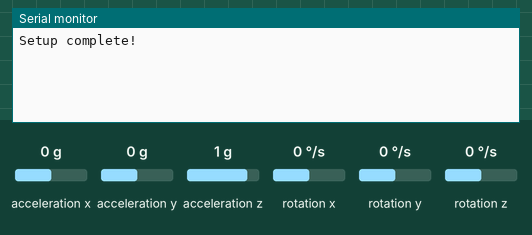
This sketch was run on a simulated Arduino Uno, built with avr-gcc and run on an emulated ATmega328P. Shown: the last lines printed to the serial monitor. Inputs (shaded band) come from the test bench; at power-on: acceleration x 0 g, acceleration z 1 g, acceleration y 0 g, rotation x 0 °/s, rotation y 0 °/s, rotation z 0 °/s. Random numbers use the default seed unless the sketch sets one; the audio player accepts every command and is not drawn.

Above: at 1.7 s.
1.8 s: acceleration x set to 0.8 g
At 3.1 s:
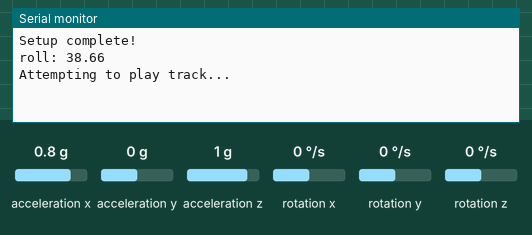
4.2 s: acceleration x set to -1.4 g
At 5.8 s:
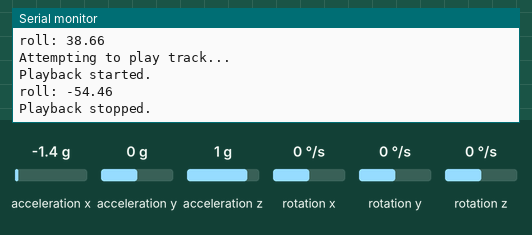
6.6 s: acceleration z set to -1.4 g
At 6.6 s:
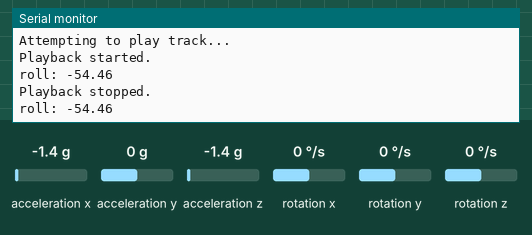
Timing chart, 0 to 9.6 s (numbered marks = the images above; inputs shaded):
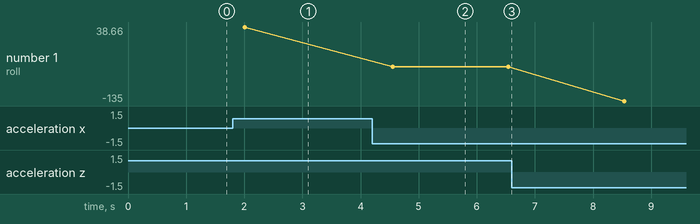

The sketch:

pj_championship2023.ino
```cpp
#include <Wire.h> // I2C通信に関するライブラリをインクルード
#include <MPU6050.h> // MPU6050ジャイロセンサーライブラリをインクルード
#include <SoftwareSerial.h> // ソフトウェアシリアル通信ライブラリをインクルード
#include <DFRobotDFPlayerMini.h> // DFPlayer Miniのライブラリをインクルード
#include <avr/wdt.h> // ウォッチドッグタイマーライブラリをインクルード


MPU6050 mpu; // MPU6050クラスのインスタンスを作成

SoftwareSerial mySoftwareSerial(10, 11); // RXをピン10、TXをピン11に設定する
DFRobotDFPlayerMini myDFPlayer; // DFPlayer Miniのクラスのインスタンスを作成

// ジャイロセンサーからの読み取り値を保存する変数
int16_t ax, ay, az;
int16_t gx, gy, gz;
bool isPlaying = false; // 音が再生中かどうかの状態を保持するフラグ
unsigned long previousMillis = 0; // 前回の読み取り時間を記録
const long interval = 2000; // 読み取り間隔を2秒(2000ミリ秒)に設定

void setup() {
  randomSeed(analogRead(0));
  mySoftwareSerial.begin(9600); // DFPlayer Miniとの通信を9600bpsで開始
  Serial.begin(9600); // シリアル通信を開始
  Wire.begin(); // I2C通信を開始
  mpu.initialize(); // MPU6050センサーを初期化

  if (!myDFPlayer.begin(mySoftwareSerial)) { // DFPlayer Miniの初期化
    Serial.println("DFPlayer Mini not detected!"); // DFPlayer Miniが検出されなかった場合のエラーメッセージ
    while (true); // 何もしないループに入る
  }

  myDFPlayer.volume(30); // 音量を10に設定(範囲は0から30)
  myDFPlayer.play(1); // 初期化のために最初のトラックを再生
  Serial.println("Setup complete!");
  wdt_enable(WDTO_8S);  // ウォッチドッグタイマーを8秒で設定
  int trackNumber = random(1, 11); // 1から10までのランダムな数を生成

}

void loop() {
  wdt_reset();   // ウォッチドッグタイマーをリセット
  unsigned long currentMillis = millis(); // 現在の時間を取得

  // 前回の読み取りから3秒以上経過しているか確認
  if (currentMillis - previousMillis >= interval) {
    previousMillis = currentMillis; // 現在の時間を記録

    // センサーからのデータを読み込む
    mpu.getMotion6(&ax, &ay, &az, &gx, &gy, &gz);

    // Roll角を計算(ラジアンから度に変換)
    float roll = atan2(ax, az) * 180.0 / PI;

    // センサーのX軸の値をシリアルモニターに表示
    Serial.print("roll: ");
    Serial.println(roll);
    wdt_reset();

    // Roll角が45度を超えたかどうかをチェック
    if (roll > 30 && !isPlaying) {
      Serial.println("Attempting to play track...");
      delay(1500);
      int trackNumber = random(1, 10); // 1から10までのランダムな数を生成
      myDFPlayer.play(trackNumber); // ランダムに選ばれたトラックを再生
      delay(1000); // コマンドが実行されるのを待つ
      Serial.println("Playback started.");
      wdt_reset();
      isPlaying = true;
    } else if (roll < 10 && isPlaying) {
      // Roll角が15度未満になったら、再生可能な状態にリセット
      Serial.println("Playback stopped.");
      isPlaying = false;
      wdt_reset();
    }
  }
  // 他の処理...
}
```

Measured:
- after the input at 1.8 s, the serial monitor: prints a new line after 0.21 s (image 1)
- after the input at 4.2 s, the serial monitor: prints a new line after 0.36 s (image 2)
- plotted number 1: 38.66 → -54.46 after the input at 4.2 s, -54.46 → -135 after the input at 6.6 s
